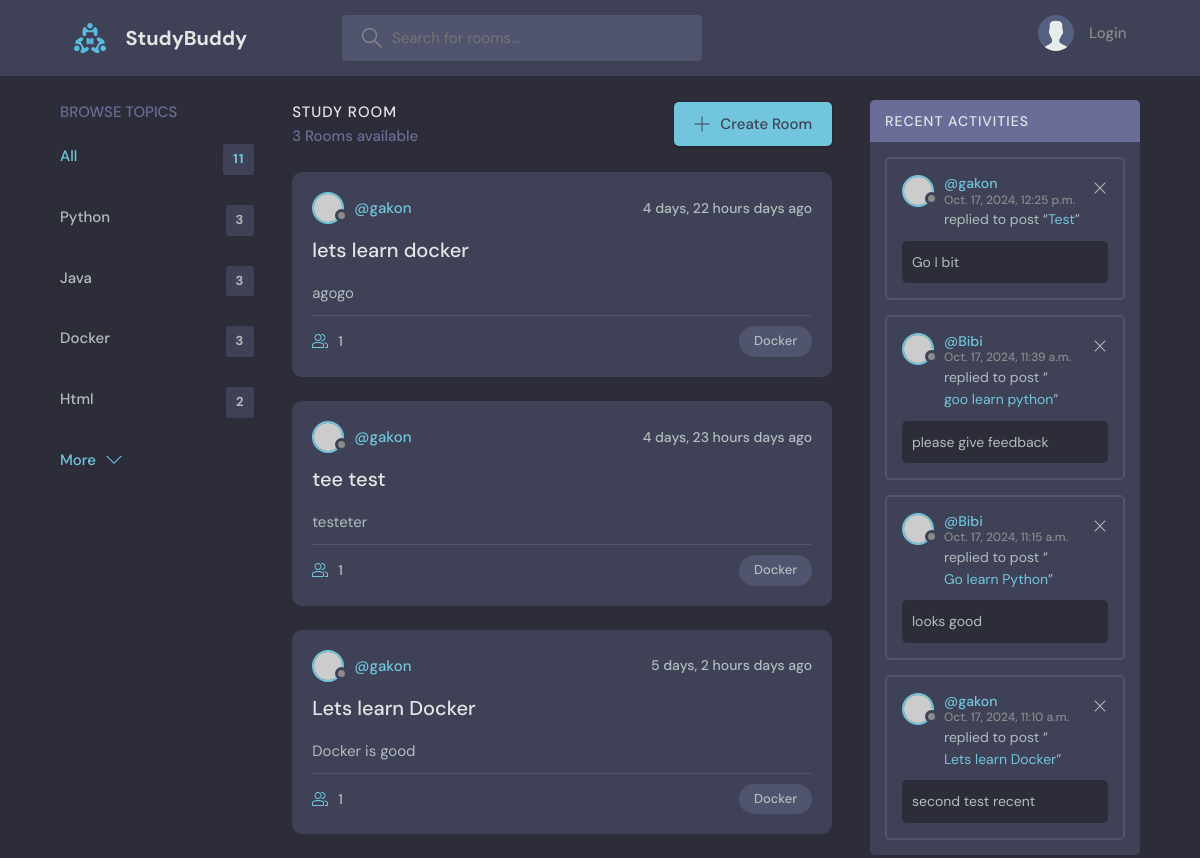
The app's page /Docker/ with its own data.
### base/models.py (models this page shows, shortened)
class Topics(models.Model):
    name = models.CharField(max_length=200)
    class Meta:
        pass
    def __str__(self):
        return self.name

class Rooms(models.Model):
    host = models.ForeignKey(User,on_delete=models.SET_NULL,null=True)
    topic = models.ForeignKey(Topics,on_delete=models.SET_NULL,null=True)
    name = models.CharField(max_length=200)
    description = models.TextField(max_length=2000)
    participants = models.ManyToManyField(
        User, related_name='participants', blank=True)
    created = models.DateTimeField(auto_now = True)
    updated = models.DateTimeField(auto_now_add=True)
    class Meta:
        ordering = ['-created']

class Message(models.Model):
    User = models.ForeignKey(User,on_delete=models.CASCADE)
    Room = models.ForeignKey(Rooms,on_delete=models.CASCADE)
    body = models.TextField(max_length=2000,null=True)
    created = models.DateTimeField(auto_now= True)
    updated = models.DateTimeField(auto_now_add=True)
    class Meta:
        ordering = ['-created']

### base/views.py (the view)
# urls.py: path('',views.home, name='home'),
def home(request,topic_room='All'):
    q = request.GET.get('q') if request.GET.get('q') != None else ''
    topics = Topics.objects.all()
    rooms_count = Rooms.objects.all().count()
    messages = Message.objects.all()[0:4]
    if topic_room == "All":
        rooms = Rooms.objects.filter(name__icontains=q)
    else:
        rooms = Rooms.objects.filter(topic__name=topic_room)
    context = {'topics':topics,
               'rooms':rooms,
               'rooms_count':rooms_count,
               'messages':messages
               }
    return render(request,'main_content.html',context)

### templates/main_content.html (shortened to what this page needs)
{% extends "main.html" %}
{%block content%}
<main class="layout layout--3">
      <div class="container">
        <div class="topics">
          <div class="topics__header">
            <h2>Browse Topics</h2>
          </div>
          <ul class="topics__list">
            <li>
              <a href="{%url 'topic-room' 'All' %}" class="active">All <span>{{rooms_count}}</span></a>
            </li>
            {%for topic in topics%}
            <li>
              <a href="{%url 'topic-room' topic.name %}">{{topic}} <span>{{topic.rooms_set.all.count}}</span></a>
            </li>
            {% endfor %}
          </ul>
          <a class="btn btn--link" href="topics.html">
            More
            <svg version="1.1" xmlns="http://www.w3.org/2000/svg" width="32" height="32" viewBox="0 0 32 32">
              <title>chevron-down</title>
              <path d="M16 21l-13-13h-3l16 16 16-16h-3l-13 13z"></path>
            </svg>
          </a>
        </div>
        <div class="roomList">
          <div class="roomList__header">
            <div>
              <h2>Study Room</h2>
              <p>{{rooms.count}} Rooms available</p>
            </div>
            <a class="btn btn--main" href="{%url 'create_room'%}">
              <svg version="1.1" xmlns="http://www.w3.org/2000/svg" width="32" height="32" viewBox="0 0 32 32">
                <title>add</title>
                <path
                  d="M16.943 0.943h-1.885v14.115h-14.115v1.885h14.115v14.115h1.885v-14.115h14.115v-1.885h-14.115v-14.115z"
                ></path>
              </svg>
              Create Room
            </a>
          </div>
          {% for room in rooms %}
          <div class="roomListRoom">
            <div class="roomListRoom__header">
              <a href="profile.html" class="roomListRoom__author">
                <div class="avatar avatar--small">
                  <img src="https://randomuser.me/api/portraits/women/11.jpg" />
                </div>
                <span>@{{room.host}}</span>
              </a>
              <div class="roomListRoom__actions">
                <span>{{room.created|timesince}} days ago</span>
              </div>
            </div>
            <div class="roomListRoom__content">
              <a href="{%url 'room' room.id%}">{{room.name}}</a>
              <p>
                {{room.description}}
              </p>
            </div>
            <div class="roomListRoom__meta">
              <a href="{%url 'room' room.id%}" class="roomListRoom__joined">
                {{room.participants.all.count}}
              </a>
              <p class="roomListRoom__topic">{{room.topic}}</p>
            </div>
          </div>
          {%endfor%}
        </div>
        <div class="activities">
          <div class="activities__header">
            <h2>Recent Activities</h2>
          </div>
          {% for message in messages %}
          <div class="activities__box">
            <div class="activities__boxHeader roomListRoom__header">
              <a href="profile.html" class="roomListRoom__author">
                <div class="avatar avatar--small">
                  <img src="https://randomuser.me/api/portraits/women/11.jpg" />
                </div>
                <p>
                  @{{message.User}}
                  <span>{{message.created}}</span>
                </p>
              </a>
              <div class="roomListRoom__actions">
                <a href="#">
                  <svg version="1.1" xmlns="http://www.w3.org/2000/svg" width="32" height="32" viewBox="0 0 32 32">
                    <title>remove</title>
                    <path
                      d="M27.314 6.019l-1.333-1.333-9.98 9.981-9.981-9.981-1.333 1.333 9.981 9.981-9.981 9.98 1.333 1.333 9.981-9.98 9.98 9.98 1.333-1.333-9.98-9.98 9.98-9.981z"
                    ></path>
                  </svg>
                </a>
              </div>
            </div>
            <div class="activities__boxContent">
              <p>replied to post “<a href="room.html">{{message.Room.name}}</a>”</p>
              <div class="activities__boxRoomContent">
                {{message.body}}
              </div>
            </div>
          </div>
          {% endfor %}
        </div>
      </div>
    </main>
{%endblock%}

### records on screen
Topics: name "Python", rooms_set.all.count "3"
Topics: name "Java", rooms_set.all.count "3"
Topics: name "Docker", rooms_set.all.count "3"
Topics: name "Html", rooms_set.all.count "2"
Rooms: host "gakon", created "4 days, 22 hours", name "lets learn docker", description "agogo", participants.all.count "1", topic "Docker"
Rooms: host "gakon", created "4 days, 23 hours", name "tee test", description "testeter", participants.all.count "1", topic "Docker"
Rooms: host "gakon", created "5 days, 2 hours", name "Lets learn Docker", description "Docker is good", participants.all.count "1", topic "Docker"
Message: User "gakon", created "Oct. 17, 2024, 12:25 p.m.", Room.name "Test", body "Go I bit"
Message: User "Bibi", created "Oct. 17, 2024, 11:39 a.m.", Room.name "goo learn python", body "please give feedback"
Message: User "Bibi", created "Oct. 17, 2024, 11:15 a.m.", Room.name "Go learn Python", body "looks good"
Message: User "gakon", created "Oct. 17, 2024, 11:10 a.m.", Room.name "Lets learn Docker", body "second test recent"

### other values on screen
{{ rooms_count }} "11"
{{ rooms.count }} "3"
